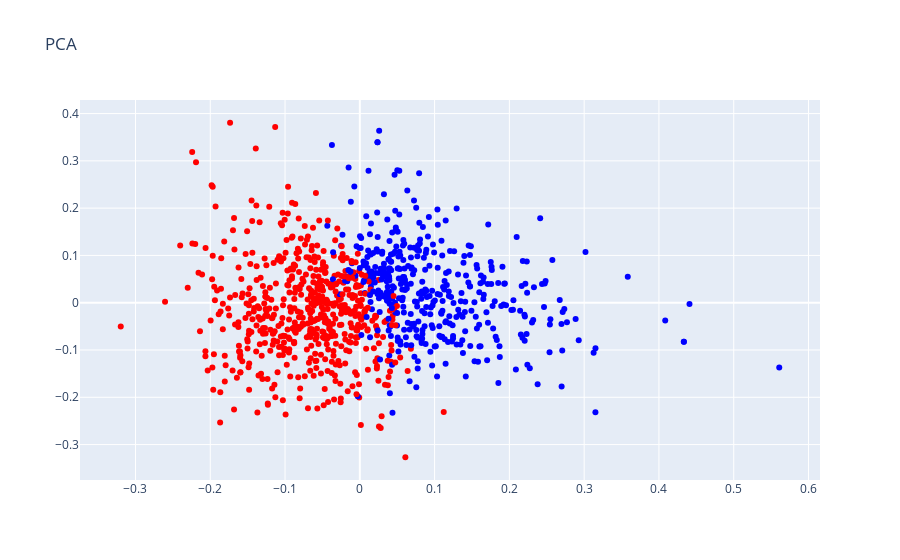

The notebook cell this image was saved under:
### Code cell
trace = go.Scatter(x=result['X'].values,
                   y=result['Y'].values,
                   text=result['review_body'].values,
                   mode='markers',
                   marker=dict(color=result['colores'].values)) 

layout = go.Layout(title="PCA")

fig = go.Figure(data=trace, layout=layout)
iplot(fig)

### Figure 1 — Plotly figure (JSON) as saved in the notebook; plotly's stock layout.template omitted (floating-point values rounded to 4 significant figures; data arrays with more than 128 entries replaced by an {"elided": "..."} marker saying what was removed)
{"data": [{"marker": {"color": {"elided": "1000 str values"}}, "mode": "markers", "text": {"elided": "1000 str values"}, "type": "scatter", "x": {"elided": "1000 float values"}, "y": {"elided": "1000 float values"}}], "layout": {"title": {"text": "PCA"}}}
